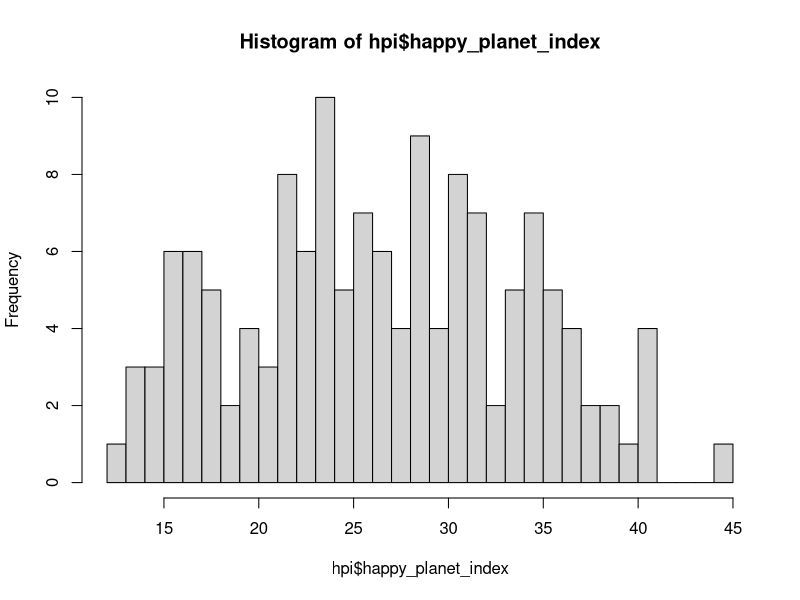
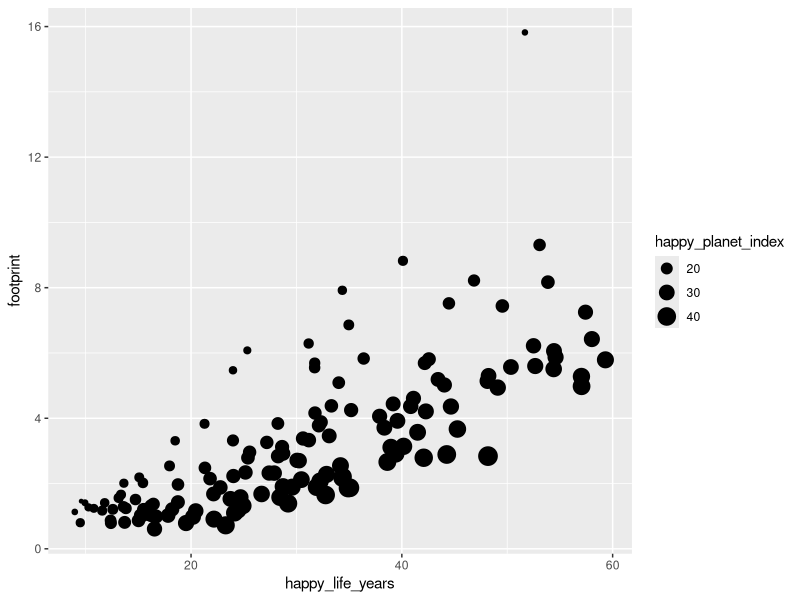
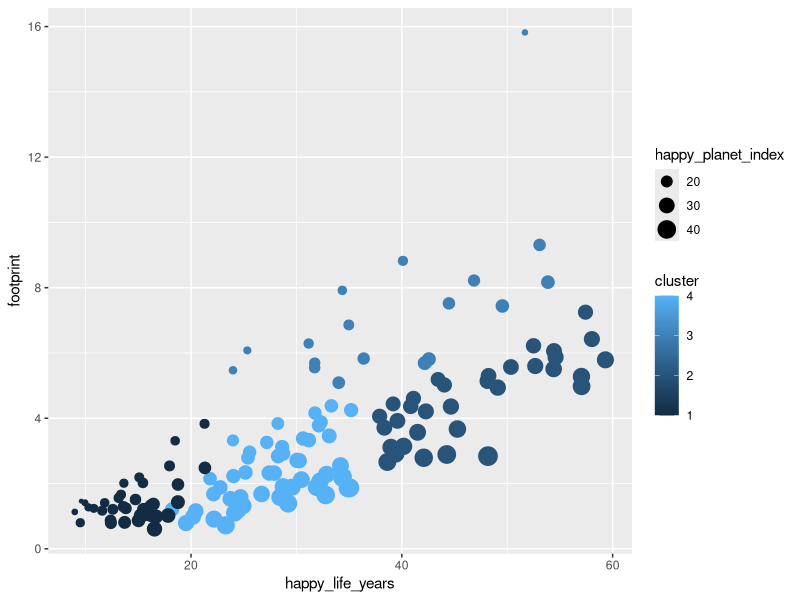
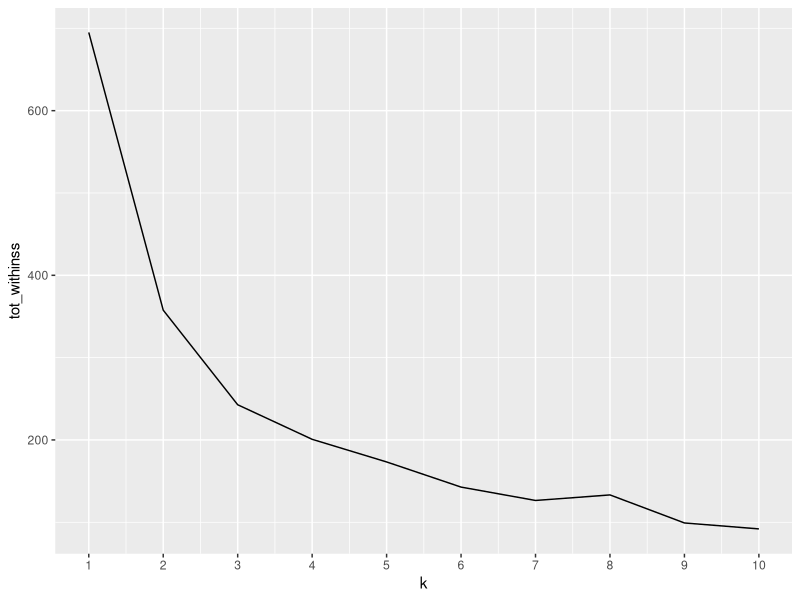
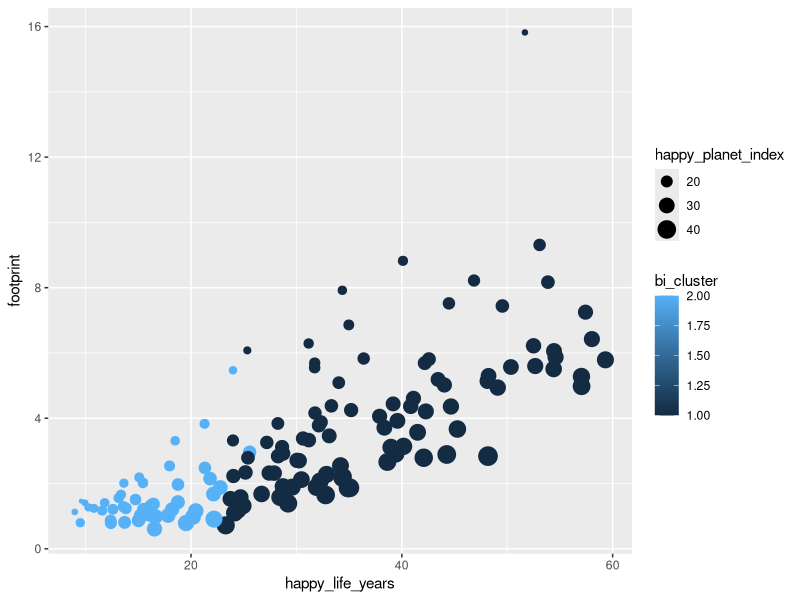
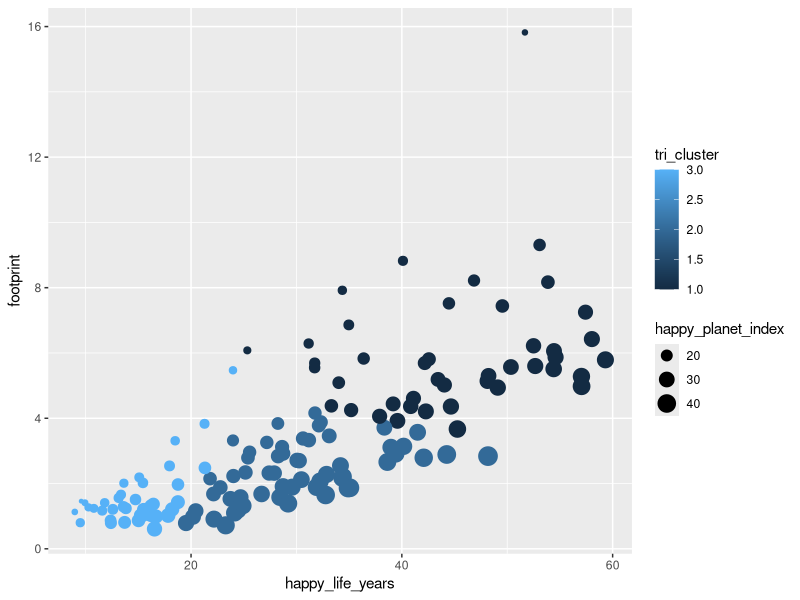
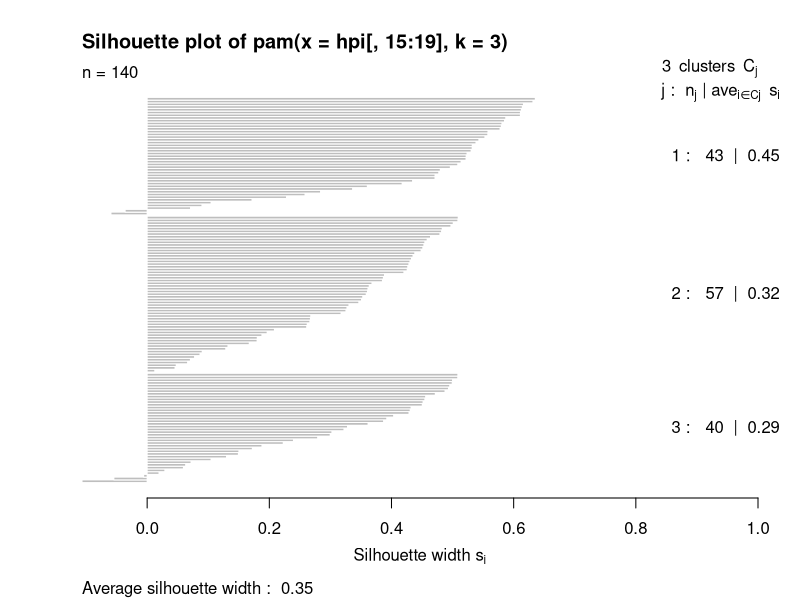
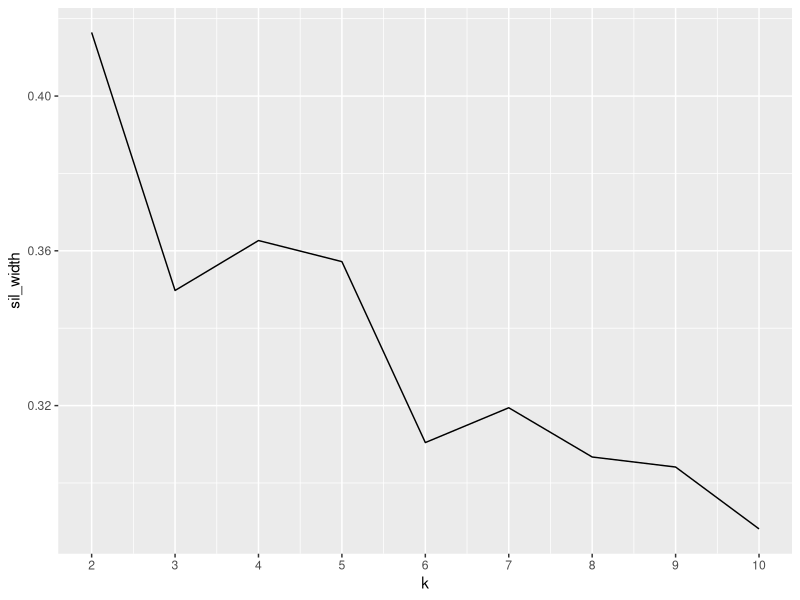

These figures' R source, in order: (Note: this script raises an error after producing the figures.)
## ---- chunk 1
# PLEASE NOTE
# THIS SCRIPT HAS ONLY BEEN TESTED ON A 6-CORE (12-THREAD), 64GB MEMORY MACHINE
# AND WILL PROBABLY NOT RUN WITH LOWER COMPUTER SPECIFICATIONS.
parallel::detectCores()
memory.limit()

# Script settings
knitr::opts_chunk$set(
	message = FALSE,
	warning = FALSE,
	cache = TRUE,
	tidy.opts = list(width.cutoff = 100),
	tidy = TRUE
)
script_start <- Sys.time()

# Load required packages
library(tidyverse)
library(readxl)
## ---- chunk 2
# HPI data from http://happyplanetindex.org/s/hpi-data-2016.xlsx retrieved on 2019-06-01

HPI <- read_excel("Data/hpi-data-2016.xlsx",
                  sheet = "Complete HPI data",
                  range = "B6:O146",
                  trim_ws = TRUE)
HPI[2:3] <- lapply(HPI[2:3], as.factor)

# We scale features to be used as distance features
hpi <- HPI %>% mutate(life_exp_scaled = scale(`Average Life \r\nExpectancy`),
                      well_being_scaled = scale(`Average Wellbeing\r\n(0-10)`),
                      ineq_outcomes_scaled = scale(`Inequality of Outcomes`),
                      footprint_scaled = scale(`Footprint\r\n(gha/capita)`),
                      hpi_scaled = scale(`Happy Planet Index`),
                      # rename columns for ease of coding
                      happy_life_years = `Happy Life Years`,
                      footprint = `Footprint\r\n(gha/capita)`,
                      happy_planet_index = `Happy Planet Index`)
## ---- chunk 3

# Let's have a quick look at the HPI data
hist(hpi$happy_planet_index, breaks = 30)

ggplot(hpi, aes(x = happy_life_years, y = footprint, size = happy_planet_index)) + geom_point()
## ---- chunk 4
data_clusters <- kmeans(hpi[, 15:19], 4, nstart = 20)

data_clustered <- mutate(hpi, cluster = data_clusters$cluster)

ggplot(data_clustered, aes(x = happy_life_years, y = footprint, size = happy_planet_index, color = cluster)) + geom_point()
## ---- chunk 5

# Using the elbow method
library(purrr)

tot_withinss <- map_dbl(1:10,  function(k){
  model <- kmeans(x = hpi[, 15:19], centers = k)
  model$tot.withinss
})

elbow_df <- data.frame(
  k = 1:10,
  tot_withinss = tot_withinss
)

print(elbow_df)

ggplot(elbow_df, aes(x = k, y = tot_withinss)) +
  geom_line() +
  scale_x_continuous(breaks = 1:10)

## ---- chunk 6
# It seems 2 or 3 clusters is optimal, let's have a look

hpi_bi_clusters <- kmeans(hpi[, 15:19], centers = 2, nstart = 20)
hpi_tri_clusters <- kmeans(hpi[, 15:19], centers = 3, nstart = 20)

hpi_clustered <- hpi %>% mutate(bi_cluster = hpi_bi_clusters$cluster,
                                tri_cluster = hpi_tri_clusters$cluster)

ggplot(hpi_clustered, aes(x = happy_life_years, y = footprint, size = happy_planet_index, color = bi_cluster)) + geom_point()
ggplot(hpi_clustered, aes(x = happy_life_years, y = footprint, size = happy_planet_index, color = tri_cluster)) + geom_point()
## ---- chunk 7
# How about analysis with silhoutte plot? https://campus.datacamp.com/courses/cluster-analysis-in-r/k-means-clustering?ex=8

library(cluster)
pam_k3 <- pam(hpi[, 15:19], k = 3)

#pam_k3$silinfo$widths

sil_plot <- silhouette(pam_k3)

plot(sil_plot)
## ---- chunk 8
sil_width <- map_dbl(2:10,  function(k){
  model <- pam(x = hpi[, 15:19], k = k)
  model$silinfo$avg.width
})

sil_df <- data.frame(
  k = 2:10,
  sil_width = sil_width
)

print(sil_df)

ggplot(sil_df, aes(x = k, y = sil_width)) +
  geom_line() +
  scale_x_continuous(breaks = 2:10)
## ---- chunk 9
# Clearly division in two cluster results in best fit
ggplot(hpi_clustered, aes(x = happy_life_years, y = footprint, size = happy_planet_index, color = bi_cluster)) + geom_point()

## ---- chunk 10
# Let's add some more data
# SPI data
spi <- read_excel("Data/Social Progress Index 2018-Results.xlsx",
                 sheet = "2016",
                 range = "A1:BQ237",
                 trim_ws = TRUE)
spi[3:76] <- lapply(spi[3:69], as.numeric)
spi[1:2] <- lapply(spi[1:2], as.factor)

data <- hpi %>% inner_join(spi, by = "Country", suffix = c("hpi", "spi"))
